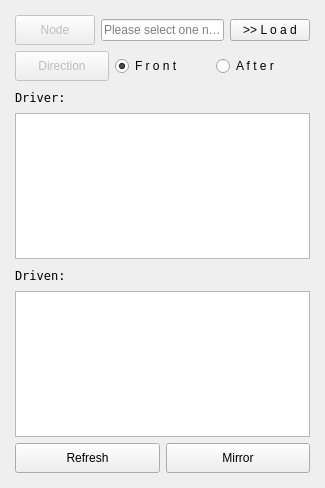
<?xml version="1.0" encoding="UTF-8"?>
<ui version="4.0">
 <class>Form</class>
 <widget class="QWidget" name="Form">
  <property name="geometry">
   <rect>
    <x>0</x>
    <y>0</y>
    <width>325</width>
    <height>488</height>
   </rect>
  </property>
  <property name="windowTitle">
   <string>SDK_TOOL v0.0.1</string>
  </property>
  <layout class="QVBoxLayout" name="verticalLayout">
   <property name="spacing">
    <number>0</number>
   </property>
   <property name="leftMargin">
    <number>6</number>
   </property>
   <property name="topMargin">
    <number>6</number>
   </property>
   <property name="rightMargin">
    <number>6</number>
   </property>
   <property name="bottomMargin">
    <number>6</number>
   </property>
   <item>
    <widget class="QFrame" name="Content">
     <property name="frameShape">
      <enum>QFrame::NoFrame</enum>
     </property>
     <property name="frameShadow">
      <enum>QFrame::Raised</enum>
     </property>
     <layout class="QHBoxLayout" name="horizontalLayout_2">
      <property name="spacing">
       <number>0</number>
      </property>
      <property name="leftMargin">
       <number>0</number>
      </property>
      <property name="topMargin">
       <number>0</number>
      </property>
      <property name="rightMargin">
       <number>0</number>
      </property>
      <property name="bottomMargin">
       <number>0</number>
      </property>
      <item>
       <widget class="QWidget" name="Main_widget" native="true">
        <property name="styleSheet">
         <string notr="true"/>
        </property>
        <layout class="QVBoxLayout" name="verticalLayout_3">
         <item>
          <layout class="QHBoxLayout" name="node_hb">
           <property name="leftMargin">
            <number>0</number>
           </property>
           <property name="topMargin">
            <number>0</number>
           </property>
           <property name="rightMargin">
            <number>0</number>
           </property>
           <item>
            <widget class="QPushButton" name="pushButton">
             <property name="enabled">
              <bool>false</bool>
             </property>
             <property name="minimumSize">
              <size>
               <width>0</width>
               <height>30</height>
              </size>
             </property>
             <property name="font">
              <font>
               <family>Segoe UI</family>
              </font>
             </property>
             <property name="text">
              <string>Node</string>
             </property>
            </widget>
           </item>
           <item>
            <widget class="QLineEdit" name="node_le">
             <property name="font">
              <font>
               <family>Segoe UI</family>
              </font>
             </property>
             <property name="styleSheet">
              <string notr="true"/>
             </property>
             <property name="readOnly">
              <bool>true</bool>
             </property>
             <property name="placeholderText">
              <string>Please select one node.</string>
             </property>
            </widget>
           </item>
           <item>
            <widget class="MPushButton" name="load_btn">
             <property name="minimumSize">
              <size>
               <width>0</width>
               <height>20</height>
              </size>
             </property>
             <property name="font">
              <font>
               <family>Segoe UI</family>
              </font>
             </property>
             <property name="styleSheet">
              <string notr="true"/>
             </property>
             <property name="text">
              <string>&gt;&gt; L o a d</string>
             </property>
            </widget>
           </item>
          </layout>
         </item>
         <item>
          <layout class="QHBoxLayout" name="direc_hb">
           <item>
            <widget class="QPushButton" name="pushButton_2">
             <property name="enabled">
              <bool>false</bool>
             </property>
             <property name="minimumSize">
              <size>
               <width>0</width>
               <height>30</height>
              </size>
             </property>
             <property name="font">
              <font>
               <family>Segoe UI</family>
              </font>
             </property>
             <property name="text">
              <string>Direction</string>
             </property>
            </widget>
           </item>
           <item>
            <widget class="MRadioButton" name="frnt_rbtn">
             <property name="minimumSize">
              <size>
               <width>0</width>
               <height>30</height>
              </size>
             </property>
             <property name="font">
              <font>
               <family>Segoe UI</family>
              </font>
             </property>
             <property name="styleSheet">
              <string notr="true"/>
             </property>
             <property name="text">
              <string>F r o n t</string>
             </property>
             <property name="checked">
              <bool>true</bool>
             </property>
            </widget>
           </item>
           <item>
            <widget class="MRadioButton" name="after_rbtn">
             <property name="minimumSize">
              <size>
               <width>0</width>
               <height>30</height>
              </size>
             </property>
             <property name="font">
              <font>
               <family>Nirmala UI</family>
              </font>
             </property>
             <property name="styleSheet">
              <string notr="true"/>
             </property>
             <property name="text">
              <string>A f t e r</string>
             </property>
            </widget>
           </item>
          </layout>
         </item>
         <item>
          <layout class="QVBoxLayout" name="list_mainvb">
           <item>
            <layout class="QVBoxLayout" name="listVb">
             <item>
              <layout class="QVBoxLayout" name="driver_vb">
               <item>
                <widget class="QLabel" name="driver_lb">
                 <property name="minimumSize">
                  <size>
                   <width>0</width>
                   <height>20</height>
                  </size>
                 </property>
                 <property name="font">
                  <font>
                   <family>Fixedsys</family>
                  </font>
                 </property>
                 <property name="styleSheet">
                  <string notr="true"/>
                 </property>
                 <property name="text">
                  <string>Driver:</string>
                 </property>
                </widget>
               </item>
               <item>
                <widget class="DragQListView" name="driver_list">
                 <property name="font">
                  <font>
                   <family>Segoe UI</family>
                  </font>
                 </property>
                </widget>
               </item>
              </layout>
             </item>
             <item>
              <widget class="QLabel" name="driven_lb">
               <property name="minimumSize">
                <size>
                 <width>0</width>
                 <height>20</height>
                </size>
               </property>
               <property name="font">
                <font>
                 <family>Fixedsys</family>
                </font>
               </property>
               <property name="styleSheet">
                <string notr="true"/>
               </property>
               <property name="text">
                <string>Driven:</string>
               </property>
              </widget>
             </item>
             <item>
              <widget class="DragQListView" name="driven_list">
               <property name="font">
                <font>
                 <family>Segoe UI</family>
                </font>
               </property>
              </widget>
             </item>
             <item>
              <layout class="QHBoxLayout" name="bottomBtn_hb">
               <item>
                <widget class="MPushButton" name="refresh_btn">
                 <property name="minimumSize">
                  <size>
                   <width>0</width>
                   <height>30</height>
                  </size>
                 </property>
                 <property name="font">
                  <font>
                   <family>Segoe UI</family>
                  </font>
                 </property>
                 <property name="styleSheet">
                  <string notr="true"/>
                 </property>
                 <property name="text">
                  <string>Refresh</string>
                 </property>
                </widget>
               </item>
               <item>
                <widget class="MPushButton" name="mirror_btn">
                 <property name="minimumSize">
                  <size>
                   <width>0</width>
                   <height>30</height>
                  </size>
                 </property>
                 <property name="font">
                  <font>
                   <family>Segoe UI</family>
                  </font>
                 </property>
                 <property name="styleSheet">
                  <string notr="true"/>
                 </property>
                 <property name="text">
                  <string>Mirror</string>
                 </property>
                </widget>
               </item>
              </layout>
             </item>
            </layout>
           </item>
          </layout>
         </item>
        </layout>
       </widget>
      </item>
     </layout>
    </widget>
   </item>
  </layout>
 </widget>
 <customwidgets>
  <customwidget>
   <class>DragQListView</class>
   <extends>QListView</extends>
   <header>Faith.Core.aboutUI</header>
  </customwidget>
  <customwidget>
   <class>MPushButton</class>
   <extends>QPushButton</extends>
   <header>dayu_widgets.push_button</header>
  </customwidget>
  <customwidget>
   <class>MRadioButton</class>
   <extends>QRadioButton</extends>
   <header>dayu_widgets.radio_button</header>
  </customwidget>
 </customwidgets>
 <resources/>
 <connections/>
</ui>
